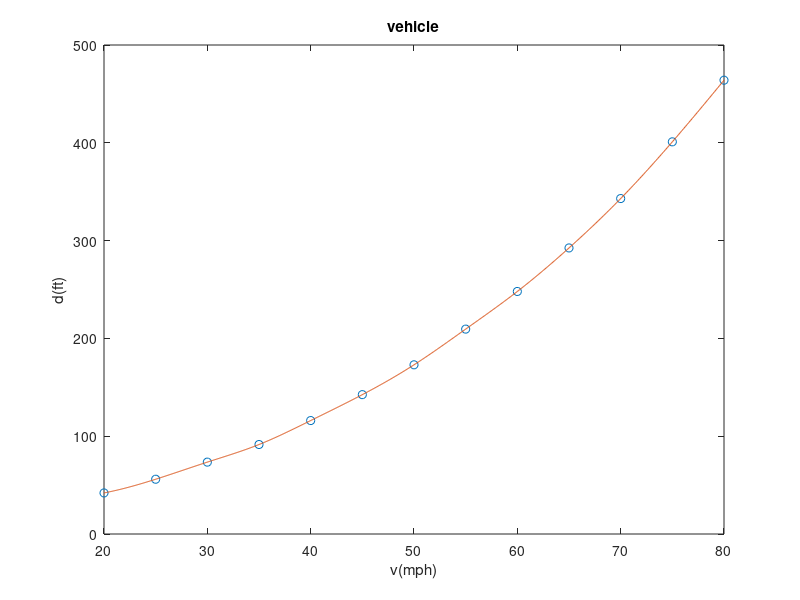

Write the MATLAB code that produced this figure. (Note: this script raises an error after producing the figure.)
clear all;clc;
x=[20 25 30 35 40 45 50 55 60 65 70 75 80];
y=[42 56 73.5 91.5 116 142.5 173  209.5 248 292.5 343 401 464];
cs=spline(x,[y]);
xx=linspace(20,80,1000);
plot(x,y,'o',xx,ppval(cs,xx),'-');
title('vehicle');
xlabel('v(mph)');
ylabel('d(ft)');
pp=interp1(x,y,'spline','pp');
breaks=pp.breaks;
coefs=pp.coefs;
syms x;
for i = 1:12
    y = coefs(i,1)*((x - breaks(i))^3) + coefs(i,2)*((x - breaks(i))^2) + coefs(i,3)*((x - breaks(i))) + coefs(i,4)
end